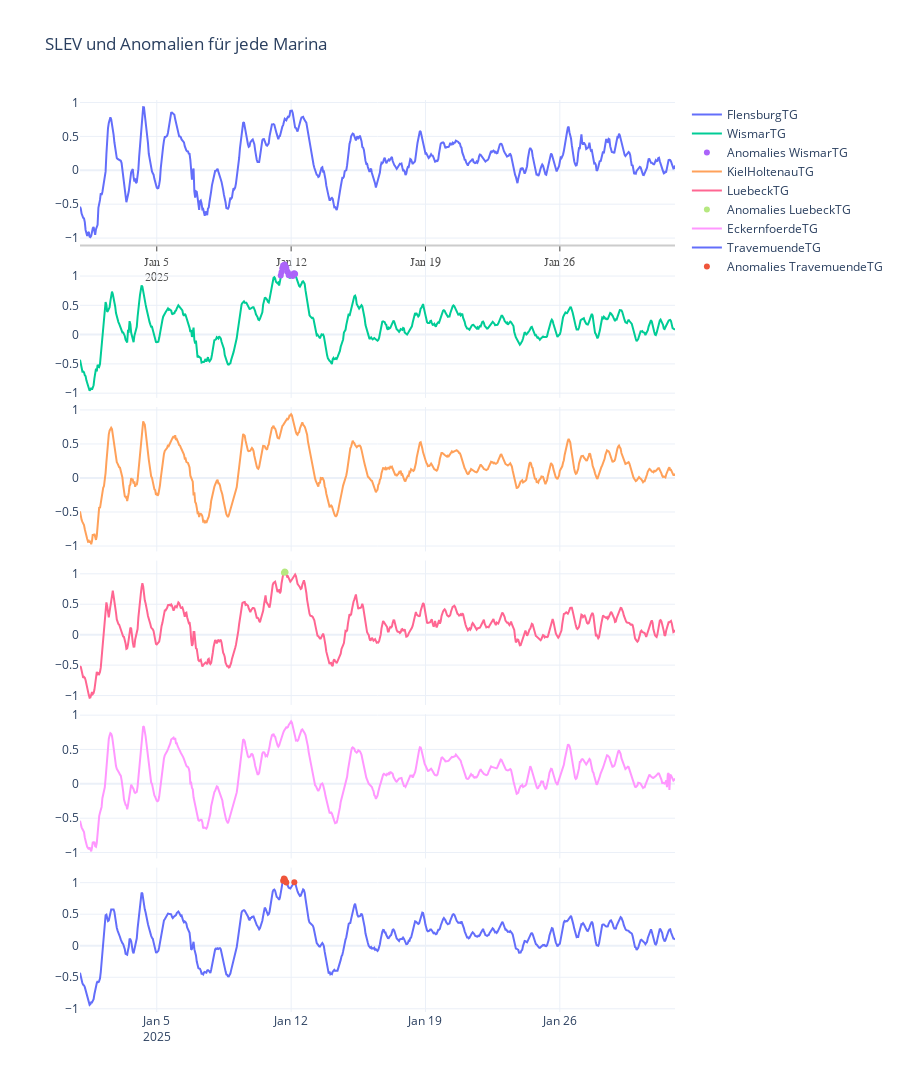

The cell this chart's notebook holds for it:
### Code cell
import plotly.graph_objects as go
from plotly.subplots import make_subplots
import pandas as pd
import numpy as np

row_heights = 100

# Erstelle Subplots: Anzahl der Zeilen entspricht der Anzahl der einzigartigen Stationen
fig = make_subplots(rows=len(df_marinas['STATION'].unique()), cols=1, shared_xaxes=True, 
                    vertical_spacing=0.01, subplot_titles=None)

row = 1  # Start bei der ersten Zeile

for station in df_marinas['STATION'].unique():
    df_station = df_marinas[df_marinas['STATION'] == station]
    df_station['TIME'] = pd.to_datetime(df_station['TIME'])
    df_anomalies = df_station.copy()

    # Anomalien erkennen
    df_anomalies['anomaly'] = df_anomalies['SLEV'].apply(lambda x: 1 if x > 1.0 else 0)

    # Identifikation von Anomalien mit Z-Score > 3
    df_anomalies_grouped = df_anomalies.loc[df_anomalies['anomaly'] == 1, ['TIME', 'SLEV', 'anomaly']].groupby(by='TIME').mean().reset_index()

    # Füge Trace für Station und Anomalien hinzu
    fig.add_trace(go.Scatter(x=df_station['TIME'], y=df_station['SLEV'], mode='lines', name=str(station)),
                  row=row, col=1)

    fig.add_trace(go.Scatter(x=df_anomalies_grouped['TIME'], y=df_anomalies_grouped['SLEV'], 
                             mode='markers', name=f'Anomalies {str(station)}'),
                  row=row, col=1)

    row += 1  # Gehe zur nächsten Zeile

stations = df_marinas['STATION'].unique()
num_stations = len(stations)
# Gesamtgröße der Figur berechnen
fig.update_layout(
    height=num_stations * 500,  # Berechnete Höhe
    title_text="SLEV und Anomalien für jede Marina",
    showlegend=True,
    hovermode='x unified',
    # simple white
    template='plotly_white',
    # show x axis
    xaxis=dict(
        showline=True,
        showgrid=True,
        showticklabels=True,
        linecolor='rgb(204, 204, 204)',
        linewidth=2,
        ticks='outside',
        tickfont=dict(
            family='Arial',
            size=12,
            color='rgb(82, 82, 82)',
        ),
    ),
)
fig.show()

### Figure 1 — Plotly figure (JSON) as saved in the notebook; plotly's stock layout.template omitted (floating-point values rounded to 4 significant figures; data arrays with more than 128 entries replaced by an {"elided": "..."} marker saying what was removed)
{"data": [{"mode": "lines", "name": "FlensburgTG", "type": "scatter", "x": {"elided": "745 str values"}, "xaxis": "x", "y": {"elided": "745 float values"}, "yaxis": "y"}, {"mode": "markers", "name": "Anomalies FlensburgTG", "type": "scatter", "x": [], "xaxis": "x", "y": [], "yaxis": "y"}, {"mode": "lines", "name": "WismarTG", "type": "scatter", "x": {"elided": "745 str values"}, "xaxis": "x2", "y": {"elided": "745 float values"}, "yaxis": "y2"}, {"mode": "markers", "name": "Anomalies WismarTG", "type": "scatter", "x": ["2025-01-11T11:00:00.000000000", "2025-01-11T12:00:00.000000000", "2025-01-11T13:00:00.000000000", "2025-01-11T14:00:00.000000000", "2025-01-11T15:00:00.000000000", "2025-01-11T16:00:00.000000000", "2025-01-11T17:00:00.000000000", "2025-01-11T18:00:00.000000000", "2025-01-11T19:00:00.000000000", "2025-01-11T20:00:00.000000000", "2025-01-11T21:00:00.000000000", "2025-01-12T02:00:00.000000000", "2025-01-12T03:00:00.000000000", "2025-01-12T04:00:00.000000000", "2025-01-12T05:00:00.000000000"], "xaxis": "x2", "y": [1.011, 1.066, 1.132, 1.179, 1.179, 1.197, 1.159, 1.136, 1.081, 1.059, 1.012, 1.002, 1.041, 1.049, 1.034], "yaxis": "y2"}, {"mode": "lines", "name": "KielHoltenauTG", "type": "scatter", "x": {"elided": "745 str values"}, "xaxis": "x3", "y": {"elided": "745 float values"}, "yaxis": "y3"}, {"mode": "markers", "name": "Anomalies KielHoltenauTG", "type": "scatter", "x": [], "xaxis": "x3", "y": [], "yaxis": "y3"}, {"mode": "lines", "name": "LuebeckTG", "type": "scatter", "x": {"elided": "745 str values"}, "xaxis": "x4", "y": {"elided": "745 float values"}, "yaxis": "y4"}, {"mode": "markers", "name": "Anomalies LuebeckTG", "type": "scatter", "x": ["2025-01-11T15:00:00.000000000", "2025-01-11T16:00:00.000000000", "2025-01-11T17:00:00.000000000"], "xaxis": "x4", "y": [1.017, 1.037, 1.027], "yaxis": "y4"}, {"mode": "lines", "name": "EckernfoerdeTG", "type": "scatter", "x": {"elided": "745 str values"}, "xaxis": "x5", "y": {"elided": "745 float values"}, "yaxis": "y5"}, {"mode": "markers", "name": "Anomalies EckernfoerdeTG", "type": "scatter", "x": [], "xaxis": "x5", "y": [], "yaxis": "y5"}, {"mode": "lines", "name": "TravemuendeTG", "type": "scatter", "x": {"elided": "745 str values"}, "xaxis": "x6", "y": {"elided": "745 float values"}, "yaxis": "y6"}, {"mode": "markers", "name": "Anomalies TravemuendeTG", "type": "scatter", "x": ["2025-01-11T14:00:00.000000000", "2025-01-11T15:00:00.000000000", "2025-01-11T16:00:00.000000000", "2025-01-11T17:00:00.000000000", "2025-01-11T18:00:00.000000000", "2025-01-12T04:00:00.000000000"], "xaxis": "x6", "y": [1.03, 1.065, 1.055, 1.023, 1.002, 1.007], "yaxis": "y6"}], "layout": {"height": 3000, "hovermode": "x unified", "showlegend": true, "title": {"text": "SLEV und Anomalien für jede Marina"}, "xaxis": {"anchor": "y", "domain": [0, 1], "linecolor": "rgb(204, 204, 204)", "linewidth": 2, "matches": "x6", "showgrid": true, "showline": true, "showticklabels": true, "tickfont": {"color": "rgb(82, 82, 82)", "family": "Arial", "size": 12}, "ticks": "outside"}, "xaxis2": {"anchor": "y2", "domain": [0, 1], "matches": "x6", "showticklabels": false}, "xaxis3": {"anchor": "y3", "domain": [0, 1], "matches": "x6", "showticklabels": false}, "xaxis4": {"anchor": "y4", "domain": [0, 1], "matches": "x6", "showticklabels": false}, "xaxis5": {"anchor": "y5", "domain": [0, 1], "matches": "x6", "showticklabels": false}, "xaxis6": {"anchor": "y6", "domain": [0, 1]}, "yaxis": {"anchor": "x", "domain": [0.8417, 1]}, "yaxis2": {"anchor": "x2", "domain": [0.6733, 0.8317]}, "yaxis3": {"anchor": "x3", "domain": [0.505, 0.6633]}, "yaxis4": {"anchor": "x4", "domain": [0.3367, 0.495]}, "yaxis5": {"anchor": "x5", "domain": [0.1683, 0.3267]}, "yaxis6": {"anchor": "x6", "domain": [0, 0.1583]}}}
